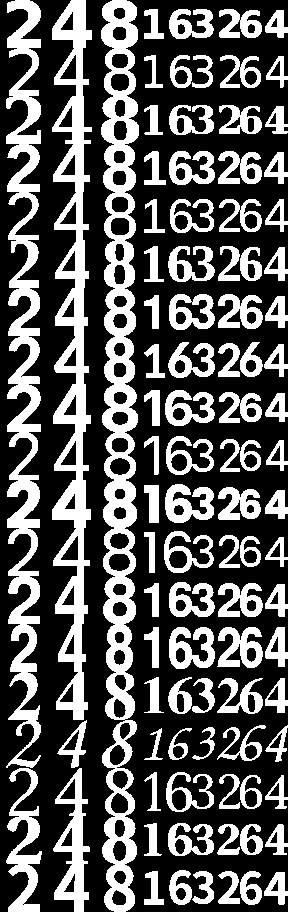
#> input picture recognizer/cube_glyphs.png, 288 x 912 px
$ python cube_value.py
#> lines starting #> are read from the running program, lines starting #| are printed output that depends on the picture; after the words box and inside, x2 and y2 are one past the last pixel; in counts of white or black regions, pixels touching at a corner belong together
"""Read the number on the doubling cube's face (TODO-025): 2, 4, 8, 16, 32 or 64.

The face is cut out of the board seen from straight above (cube.py finds it), turned square and
upright, and its ink compared with the numbers drawn in many fonts, in each of the four ways the
cube can face: the strokes of both are thinned to one pixel and scored by how far apart they lie,
so a bold and a thin font of the same number still match. Nothing here is learnt from photos: the
shapes are OpenCV's own (Hershey) fonts and ordinary fonts drawn once into cube_glyphs.png
(make_cube_glyphs.py), so a real cube's font is never one of them, and the scores leave room for that.

Integers only (CLAUDE.md, TODO-046): the face is cut out with exact.warp, the ink found with
Otsu's threshold on 8 bits, shrunk by counting pixels, and the shapes compared by counting too.
"""

from __future__ import annotations

import math
import os

import cv2
import numpy as np

import exact

VALUES = (2, 4, 8, 16, 32, 64)
FACE = 80  # the face is cut out at this many pixels a side
INNER = 0.90  # of the face's side, kept (beyond it: the edge of the cube, the board)
RING = 0.10  # the band along the edge of what is kept, of its side: marks mostly in it are the bevel or a shadow
GLYPH = 48  # the ink is fitted into a square this many pixels a side
INK_MIN = 0.03  # ink, at least, of the inner face
INK_MAX = 0.45  # and at most (more is not a number: a shadow, another face)
SCORE_MIN = 0.74  # the best match, at least (0..1: 1 - the strokes' mean distance apart / DIST_SCALE)
GAP_MIN = 0.10  # ahead of the best match of any other number by at least this much
DIST_SCALE = 8.0  # mean distance (pixels of GLYPH, city block) that scores 0
FONTS = (
    cv2.FONT_HERSHEY_SIMPLEX,
    cv2.FONT_HERSHEY_DUPLEX,
    cv2.FONT_HERSHEY_COMPLEX,
    cv2.FONT_HERSHEY_TRIPLEX,
    cv2.FONT_HERSHEY_SCRIPT_SIMPLEX,
    cv2.FONT_HERSHEY_SCRIPT_COMPLEX,
)


def _shrink(mask, nh, nw):
    """A bool mask shrunk to nh x nw by counting: a pixel is ink when a third of its block is."""
    h, w = mask.shape
    c = np.zeros((h + 1, w + 1), np.int64)
    c[1:, 1:] = np.cumsum(np.cumsum(mask.astype(np.int64), 0), 1)
    ys = (np.arange(nh + 1) * h) // nh
    xs = (np.arange(nw + 1) * w) // nw
    s = (
        c[ys[1:, None], xs[None, 1:]]
        - c[ys[:-1, None], xs[None, 1:]]
        - c[ys[1:, None], xs[None, :-1]]
        + c[ys[:-1, None], xs[None, :-1]]
    )
    area = (ys[1:] - ys[:-1])[:, None] * (xs[1:] - xs[:-1])[None, :]
    return 3 * s >= np.maximum(area, 1)


def _fit(mask):
    """The ink's bounding box, shrunk to fit GLYPH x GLYPH (keeping its shape) and centred; None if empty."""
    ys, xs = np.nonzero(mask)
    if len(ys) == 0:
        return None
    m = mask[ys.min() : ys.max() + 1, xs.min() : xs.max() + 1]
    h, w = m.shape
    big = max(h, w)
    nh, nw = (
        max(1, (h * GLYPH + big // 2) // big),
        max(1, (w * GLYPH + big // 2) // big),
    )
    if (
        h < nh or w < nw
    ):  # small ink: grow it first (nearest), so shrinking never has empty blocks
        f = -(-GLYPH // min(h, w))
        m = np.repeat(np.repeat(m, f, 0), f, 1)
    out = np.zeros((GLYPH, GLYPH), bool)
    y0, x0 = (GLYPH - nh) // 2, (GLYPH - nw) // 2
    out[y0 : y0 + nh, x0 : x0 + nw] = _shrink(m, nh, nw)
    return out


GLYPHS = os.path.join(os.path.dirname(os.path.abspath(__file__)), "cube_glyphs.png")


def _templates():
    """(value index, shape) for each number in each font: the Hershey fonts plain and bold, upright
    and slanted, and the fonts in cube_glyphs.png (one row of GLYPH squares per font)."""
    out = []
    sheet = cv2.imread(GLYPHS, cv2.IMREAD_GRAYSCALE) > 127
#> sheet: shape (912, 288) bool; 34.3% white; 93 white regions, largest, box (x1, y1, x2, y2) and area: (101, 0, 139, 912) 17680, (52, 0, 92, 720) 12580, (6, 0, 41, 768) 12262
    for r in range(sheet.shape[0] // GLYPH):
        for vi in range(len(VALUES)):
            out.append(
                (vi, sheet[r * GLYPH : (r + 1) * GLYPH, vi * GLYPH : (vi + 1) * GLYPH])
            )
#> after the loop, out = 114 items
    for vi, v in enumerate(VALUES):
        for font in FONTS:
            for italic in (0, cv2.FONT_ITALIC):
                for thick in (3, 7):
                    img = np.zeros((200, 360), np.uint8)
                    cv2.putText(
                        img, str(v), (20, 150), font | italic, 4, 255, thick, cv2.LINE_8
                    )
                    out.append((vi, _fit(img > 0)))
#> this loop made 6 passes
#> pass 1, in _shrink, `s = ( c[ys[1:, None], xs[None, 1:]] - c[ys[:-1, None], xs[None, 1:]] -..`:
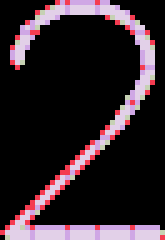
#> s: shape (48, 33) int64 (shown 5 times larger); 5 distinct labels, from 0 to 4; one colour per label, 0 black
#> pass 1, in _shrink (call 2), `s = ( c[ys[1:, None], xs[None, 1:]] - c[ys[:-1, None], xs[None, 1:]] -..`:
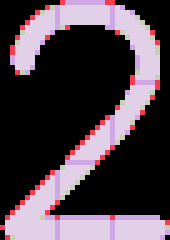
#> s: shape (48, 34) int64 (shown 5 times larger); 5 distinct labels, from 0 to 4; one colour per label, 0 black
#> after the loop:
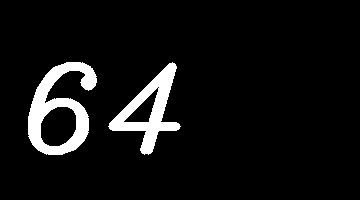
#> img: shape (200, 360); 7% white; 2 white regions, box (x1, y1, x2, y2) and area: (28, 62, 97, 155) 2788, (108, 62, 181, 155) 2230
    return np.int64([vi for vi, _ in out]), np.stack([t for _, t in out])


def thin(mask):
    """The strokes of a bool mask thinned to one pixel (Zhang and Suen), in integers."""
    m = np.pad(mask.astype(np.uint8), 1)
#> m: shape (50, 50); values 0 (black) and 1 (white), 39.6% white; 1 white region, box (x1, y1, x2, y2) and area: (8, 1, 42, 49) 990
    while True:
        changed = False
        for step in (0, 1):
            p2, p3, p4 = m[:-2, 1:-1], m[:-2, 2:], m[1:-1, 2:]
            p5, p6, p7 = m[2:, 2:], m[2:, 1:-1], m[2:, :-2]
            p8, p9 = m[1:-1, :-2], m[:-2, :-2]
            nb = [p2, p3, p4, p5, p6, p7, p8, p9]
            b = sum(x.astype(np.int32) for x in nb)
            a = sum(
                ((nb[i] == 0) & (nb[(i + 1) % 8] == 1)).astype(np.int32)
                for i in range(8)
            )
            if step == 0:
                c = (p2 * p4 * p6 == 0) & (p4 * p6 * p8 == 0)
            else:
                c = (p2 * p4 * p8 == 0) & (p2 * p6 * p8 == 0)
            drop = (m[1:-1, 1:-1] == 1) & (b >= 2) & (b <= 6) & (a == 1) & c
            if drop.any():
                m[1:-1, 1:-1][drop] = 0
                changed = True
        if not changed:
            return m[1:-1, 1:-1] > 0
#> m: shape (50, 50); values 0 (black) and 1 (white), 3.4% white in thin lines or dots, all inside (x1, y1, x2, y2) = (11, 5, 37, 45)
#> in thin (call 2), `m = np.pad(mask.astype(np.uint8), 1)`: m: shape (50, 50); values 0 (black) and 1 (white), 45.3% white; 1 white region, box (x1, y1, x2, y2) and area: (5, 1, 45, 49) 1133
#> m: shape (50, 50); values 0 (black) and 1 (white), 4.1% white in thin lines or dots, all inside (x1, y1, x2, y2) = (9, 7, 40, 42)
#> in thin (call 3), `m = np.pad(mask.astype(np.uint8), 1)`: m: shape (50, 50); values 0 (black) and 1 (white), 49.9% white; 1 white region, box (x1, y1, x2, y2) and area: (6, 1, 43, 49) 1247
#> m: shape (50, 50); values 0 (black) and 1 (white), 5.1% white in thin lines or dots, all inside (x1, y1, x2, y2) = (12, 4, 37, 45)
#> in thin (call 4), `m = np.pad(mask.astype(np.uint8), 1)`: m: shape (50, 50); values 0 (black) and 1 (white), 31.3% white; 2 white regions, box (x1, y1, x2, y2) and area: (26, 10, 49, 40) 455, (1, 10, 21, 40) 328
#> m: shape (50, 50); values 0 (black) and 1 (white), 4.6% white in thin lines or dots, all inside (x1, y1, x2, y2) = (3, 12, 46, 38)
#> in thin (call 5), `m = np.pad(mask.astype(np.uint8), 1)`: m: shape (50, 50); values 0 (black) and 1 (white), 29.6% white; 2 white regions, box (x1, y1, x2, y2) and area: (28, 10, 49, 39) 371, (1, 10, 23, 39) 369
#> m: shape (50, 50); values 0 (black) and 1 (white), 4.4% white in thin lines or dots, all inside (x1, y1, x2, y2) = (2, 12, 46, 37)
#> in thin (call 6), `m = np.pad(mask.astype(np.uint8), 1)`: m: shape (50, 50); values 0 (black) and 1 (white), 30.5% white; 2 white regions, box (x1, y1, x2, y2) and area: (1, 11, 23, 39) 397, (26, 11, 49, 39) 365
#> m: shape (50, 50); values 0 (black) and 1 (white), 4.9% white in thin lines or dots, all inside (x1, y1, x2, y2) = (4, 13, 46, 37)
#> in thin (call 7), `m = np.pad(mask.astype(np.uint8), 1)`: m: shape (50, 50); values 0 (black) and 1 (white), 24.5% white; 1 white region, box (x1, y1, x2, y2) and area: (10, 1, 40, 49) 613
#> m: shape (50, 50); values 0 (black) and 1 (white), 3.8% white in thin lines or dots, all inside (x1, y1, x2, y2) = (11, 3, 37, 46)
#> in thin (call 8), `m = np.pad(mask.astype(np.uint8), 1)`: m: shape (50, 50); values 0 (black) and 1 (white), 27.3% white; 1 white region, box (x1, y1, x2, y2) and area: (7, 1, 42, 49) 683
#> m: shape (50, 50); values 0 (black) and 1 (white), 4.2% white in thin lines or dots, all inside (x1, y1, x2, y2) = (10, 4, 39, 45)
#> in thin (call 9), `m = np.pad(mask.astype(np.uint8), 1)`: m: shape (50, 50); values 0 (black) and 1 (white), 32.4% white; 1 white region, box (x1, y1, x2, y2) and area: (9, 1, 41, 49) 811
#> m: shape (50, 50); values 0 (black) and 1 (white), 5.5% white in thin lines or dots, all inside (x1, y1, x2, y2) = (12, 3, 38, 47)
#> in thin (call 10), `m = np.pad(mask.astype(np.uint8), 1)`: m: shape (50, 50); values 0 (black) and 1 (white), 23.1% white; 2 white regions, box (x1, y1, x2, y2) and area: (27, 8, 49, 41) 353, (1, 8, 20, 41) 224
#> m: shape (50, 50); values 0 (black) and 1 (white), 5.4% white in thin lines or dots, all inside (x1, y1, x2, y2) = (3, 9, 47, 39)
#> in thin (call 11), `m = np.pad(mask.astype(np.uint8), 1)`: m: shape (50, 50); values 0 (black) and 1 (white), 22.6% white; 2 white regions, box (x1, y1, x2, y2) and area: (1, 8, 22, 41) 289, (29, 8, 49, 41) 276
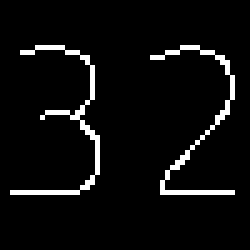
#> m: shape (50, 50) (shown 5 times larger); values 0 (black) and 1 (white), 5.2% white in thin lines or dots, all inside (x1, y1, x2, y2) = (2, 9, 47, 39)
#> in thin (call 12), `m = np.pad(mask.astype(np.uint8), 1)`: m: shape (50, 50); values 0 (black) and 1 (white), 24.1% white; 2 white regions, box (x1, y1, x2, y2) and area: (1, 9, 22, 41) 330, (27, 9, 49, 41) 273
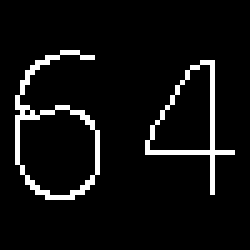
#> m: shape (50, 50) (shown 5 times larger); values 0 (black) and 1 (white), 6.2% white in thin lines or dots, all inside (x1, y1, x2, y2) = (3, 10, 47, 40)
#> in thin (call 13), `m = np.pad(mask.astype(np.uint8), 1)`: m: shape (50, 50); values 0 (black) and 1 (white), 35.4% white; 1 white region, box (x1, y1, x2, y2) and area: (7, 1, 42, 49) 884
#> m: shape (50, 50); values 0 (black) and 1 (white), 4.3% white in thin lines or dots, all inside (x1, y1, x2, y2) = (9, 2, 40, 45)
#> in thin (call 14), `m = np.pad(mask.astype(np.uint8), 1)`: m: shape (50, 50); values 0 (black) and 1 (white), 37% white; 1 white region, box (x1, y1, x2, y2) and area: (5, 1, 45, 49) 925
#> m: shape (50, 50); values 0 (black) and 1 (white), 5.1% white in thin lines or dots, all inside (x1, y1, x2, y2) = (9, 7, 42, 47)
#> in thin (call 15), `m = np.pad(mask.astype(np.uint8), 1)`: m: shape (50, 50); values 0 (black) and 1 (white), 46.4% white; 1 white region, box (x1, y1, x2, y2) and area: (6, 1, 44, 49) 1161
#> m: shape (50, 50); values 0 (black) and 1 (white), 5.3% white in thin lines or dots, all inside (x1, y1, x2, y2) = (12, 2, 38, 47)
#> in thin (call 16), `m = np.pad(mask.astype(np.uint8), 1)`: m: shape (50, 50); values 0 (black) and 1 (white), 27.6% white; 2 white regions, box (x1, y1, x2, y2) and area: (26, 10, 49, 40) 400, (1, 10, 20, 40) 290
#> m: shape (50, 50); values 0 (black) and 1 (white), 4.8% white in thin lines or dots, all inside (x1, y1, x2, y2) = (3, 10, 47, 39)
#> in thin (call 17), `m = np.pad(mask.astype(np.uint8), 1)`: m: shape (50, 50); values 0 (black) and 1 (white), 25.9% white; 2 white regions, box (x1, y1, x2, y2) and area: (28, 10, 49, 39) 334, (1, 10, 23, 39) 314
#> m: shape (50, 50); values 0 (black) and 1 (white), 5% white in thin lines or dots, all inside (x1, y1, x2, y2) = (2, 10, 48, 38)
#> in thin (call 18), `m = np.pad(mask.astype(np.uint8), 1)`: m: shape (50, 50); values 0 (black) and 1 (white), 27.6% white; 2 white regions, box (x1, y1, x2, y2) and area: (1, 11, 23, 39) 353, (26, 11, 49, 39) 338
#> m: shape (50, 50); values 0 (black) and 1 (white), 5.8% white in thin lines or dots, all inside (x1, y1, x2, y2) = (4, 11, 47, 38)
#> in thin (call 19), `m = np.pad(mask.astype(np.uint8), 1)`: m: shape (50, 50); values 0 (black) and 1 (white), 35.2% white; 1 white region, box (x1, y1, x2, y2) and area: (8, 1, 41, 49) 879
#> m: shape (50, 50); values 0 (black) and 1 (white), 3.8% white in thin lines or dots, all inside (x1, y1, x2, y2) = (10, 4, 37, 45)
#> in thin (call 20), `m = np.pad(mask.astype(np.uint8), 1)`: m: shape (50, 50); values 0 (black) and 1 (white), 34.1% white; 1 white region, box (x1, y1, x2, y2) and area: (6, 1, 43, 49) 853
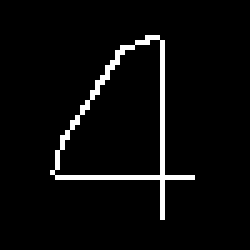
#> m: shape (50, 50) (shown 5 times larger); values 0 (black) and 1 (white), 4.2% white in thin lines or dots, all inside (x1, y1, x2, y2) = (10, 7, 39, 44)
#> in thin (call 21), `m = np.pad(mask.astype(np.uint8), 1)`:
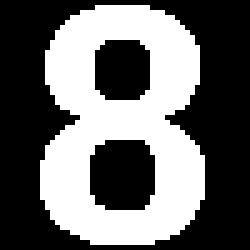
#> m: shape (50, 50) (shown 5 times larger); values 0 (black) and 1 (white), 41% white; 1 white region, box (x1, y1, x2, y2) and area: (8, 1, 41, 49) 1025


def _dist(skel):
    """City-block distance of every pixel to the nearest stroke pixel (whole numbers)."""
    return cv2.distanceTransform((~skel).astype(np.uint8), cv2.DIST_L1, 3).astype(
        np.int64
    )


_T_VALUE, _T_SHAPE = _templates()
_T_SKEL = np.stack([thin(t) for t in _T_SHAPE])
_T_DIST = np.stack([_dist(t) for t in _T_SKEL])
_T_COUNT = _T_SKEL.reshape(len(_T_SKEL), -1).sum(1)


# [79 lines left out: functions _scores, face, ink, read, not called in this run]
